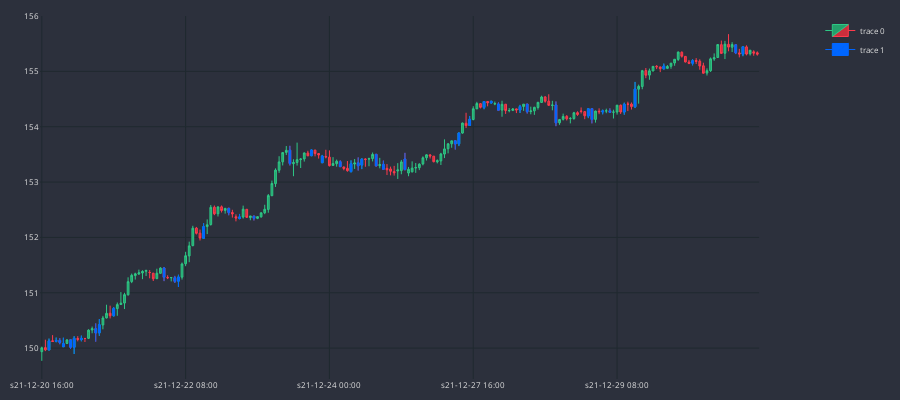

Source (notebook cell):
### Code cell
# plot
MARKER = '#0066FF'
dfp = df_an.iloc[-200:]
cp = CandlePlot(dfp, candles=True)
df_temp = cp.df_plot[cp.df_plot.ENGULFING==True]
cp.fig.add_trace(
                go.Candlestick(
                    x=df_temp.sTime,
                    open=df_temp.mid_o,
                    high=df_temp.mid_h,
                    low=df_temp.mid_l,
                    close=df_temp.mid_c,
                    line=dict(width=1),
                    opacity=1,
                    increasing_fillcolor=MARKER,
                    decreasing_fillcolor=MARKER,
                    increasing_line_color=MARKER,
                    decreasing_line_color=MARKER,
                )
            )
cp.show_plot()

### Figure 1 — Plotly figure (JSON) as saved in the notebook; plotly's stock layout.template omitted (floating-point values rounded to 4 significant figures; data arrays with more than 128 entries replaced by an {"elided": "..."} marker saying what was removed)
{"data": [{"close": {"elided": "200 float values"}, "decreasing": {"fillcolor": "#CC2E3C", "line": {"color": "#FF3A4C"}}, "high": {"elided": "200 float values"}, "increasing": {"fillcolor": "#24A06B", "line": {"color": "#2EC886"}}, "line": {"width": 1}, "low": {"elided": "200 float values"}, "opacity": 1, "open": {"elided": "200 float values"}, "type": "candlestick", "x": {"elided": "200 str values"}}, {"close": [150.1, 150.1, 150.1, 150.1, 150.0, 150.2, 150.2, 150.3, 150.4, 150.7, 151.3, 151.2, 151.3, 152.2, 152.4, 152.4, 152.3, 153.3, 153.6, 153.5, 153.3, 153.3, 153.3, 153.4, 153.3, 153.2, 153.2, 153.7, 153.9, 154.1, 154.5, 154.5, 154.3, 154.4, 154.3, 154.1, 154.3, 154.1, 154.3, 154.3, 154.4, 154.7, 155.1, 155.2, 155.3, 155.4], "decreasing": {"fillcolor": "#0066FF", "line": {"color": "#0066FF"}}, "high": [150.2, 150.2, 150.2, 150.2, 150.2, 150.2, 150.2, 150.4, 150.5, 150.7, 151.5, 151.3, 151.3, 152.3, 152.5, 152.4, 152.4, 153.7, 153.6, 153.5, 153.4, 153.4, 153.4, 153.4, 153.5, 153.4, 153.5, 153.8, 153.9, 154.2, 154.5, 154.5, 154.4, 154.4, 154.4, 154.5, 154.3, 154.3, 154.3, 154.3, 154.4, 154.8, 155.1, 155.2, 155.5, 155.4], "increasing": {"fillcolor": "#0066FF", "line": {"color": "#0066FF"}}, "line": {"width": 1}, "low": [150.0, 150.1, 150.1, 150.0, 150.0, 149.9, 150.1, 150.1, 150.2, 150.6, 151.2, 151.2, 151.1, 152.0, 152.4, 152.3, 152.3, 153.3, 153.5, 153.3, 153.3, 153.2, 153.2, 153.2, 153.3, 153.2, 153.2, 153.6, 153.7, 154.0, 154.3, 154.4, 154.3, 154.2, 154.2, 154.0, 154.2, 154.1, 154.2, 154.2, 154.2, 154.3, 155.0, 155.1, 155.3, 155.3], "opacity": 1, "open": [150.0, 150.1, 150.1, 150.0, 150.2, 150.0, 150.2, 150.4, 150.3, 150.6, 151.4, 151.3, 151.2, 152.0, 152.5, 152.3, 152.4, 153.6, 153.5, 153.3, 153.4, 153.2, 153.3, 153.3, 153.5, 153.3, 153.4, 153.7, 153.7, 154.0, 154.3, 154.4, 154.4, 154.3, 154.4, 154.4, 154.2, 154.3, 154.3, 154.3, 154.3, 154.4, 155.0, 155.1, 155.5, 155.3], "type": "candlestick", "x": ["s21-12-20 18:00", "s21-12-20 20:00", "s21-12-20 21:00", "s21-12-20 22:00", "s21-12-21 00:00", "s21-12-21 01:00", "s21-12-21 03:00", "s21-12-21 07:00", "s21-12-21 08:00", "s21-12-21 12:00", "s21-12-22 02:00", "s21-12-22 05:00", "s21-12-22 06:00", "s21-12-22 13:00", "s21-12-22 20:00", "s21-12-22 23:00", "s21-12-23 03:00", "s21-12-23 13:00", "s21-12-23 19:00", "s21-12-23 22:00", "s21-12-24 03:00", "s21-12-24 06:00", "s21-12-24 08:00", "s21-12-24 09:00", "s21-12-24 13:00", "s21-12-24 15:00", "s21-12-24 21:00", "s21-12-27 11:00", "s21-12-27 12:00", "s21-12-27 15:00", "s21-12-27 19:00", "s21-12-27 21:00", "s21-12-27 23:00", "s21-12-28 05:00", "s21-12-28 07:00", "s21-12-28 15:00", "s21-12-29 00:00", "s21-12-29 01:00", "s21-12-29 04:00", "s21-12-29 06:00", "s21-12-29 10:00", "s21-12-29 13:00", "s21-12-29 21:00", "s21-12-30 05:00", "s21-12-30 17:00", "s21-12-30 19:00"]}], "layout": {"font": {"color": "#e1e1e1", "size": 8}, "height": 400, "margin": {"b": 10, "l": 10, "r": 10, "t": 10}, "paper_bgcolor": "#2c303c", "plot_bgcolor": "#2c303c", "width": 900, "xaxis": {"anchor": "y", "domain": [0, 0.94], "gridcolor": "#1f292f", "nticks": 5, "rangeslider": {"visible": false}}, "yaxis": {"anchor": "x", "domain": [0, 1], "gridcolor": "#1f292f"}, "yaxis2": {"anchor": "x", "gridcolor": "#1f292f", "overlaying": "y", "side": "right"}}}
